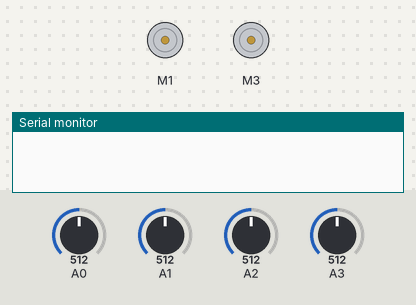
This sketch was run on a simulated Arduino Uno, built with avr-gcc and run on an emulated ATmega328P. On the bench: 2 × DC motor (green arrow = forward, orange = backward, longer = faster), the last lines printed to the serial monitor. Inputs (shaded band) come from the test bench; at power-on: A0 = 512, A1 = 512, A3 = 512, A2 = 512.

Above: at 1.2 s.
1.3 s: A0 set to 685
2.8 s: A0 set to 708
At 3.3 s:
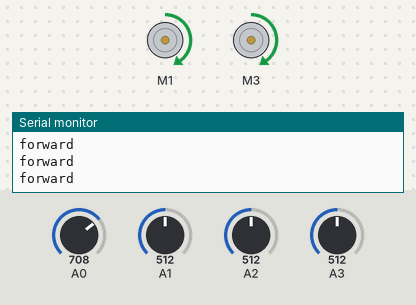
4.3 s: A1 set to 689
5.8 s: A1 set to 708
At 7.0 s:
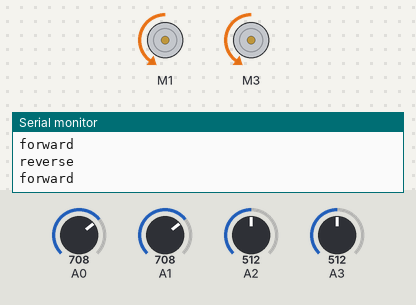
7.3 s: A3 set to 692
10.3 s: A3 set to 708
At 10.9 s:
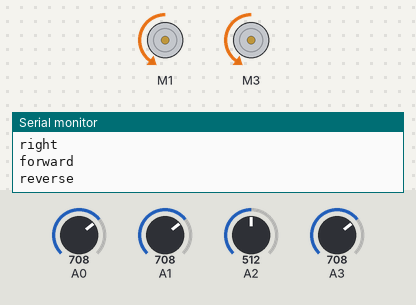
Timing chart, 0 to 13.3 s (numbered marks = the images above; inputs shaded):
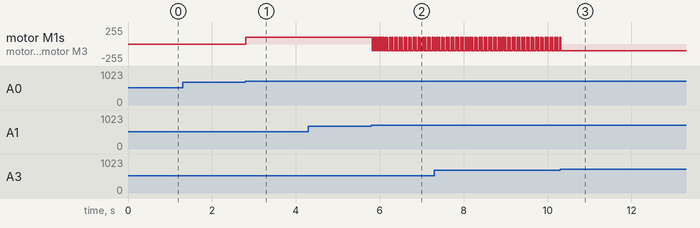

The sketch:

broom.ino
```cpp
// arduino code for the broom robot

// this robot works using Radio Control. Radio waves are used to determine which pin is activated from  the remote control
#include <Wire.h>
#include <Adafruit_MotorShield.h>

// Create the motor shield object with the default I2C address
Adafruit_MotorShield AFMS = Adafruit_MotorShield();
// Or, create it with a different I2C address (say for stacking)
// Adafruit_MotorShield AFMS = Adafruit_MotorShield(0x61);

// Select which 'port' M1, M2, M3 or M4. In this case, M1
Adafruit_DCMotor *myMotor = AFMS.getMotor(1);
// You can also make another motor on port M2
Adafruit_DCMotor *myOtherMotor = AFMS.getMotor(3);


const int threshold = 700;

void setup() {
  Serial.begin(9600);
  AFMS.begin();  // create with the default frequency 1.6KHz

  //initializing motors for wheels of the broom
  myMotor->setSpeed(100); //setting initial speed of left motor
  myOtherMotor->setSpeed(100); //setting initial speed of right motor
  myMotor->run(FORWARD); //testing left motor working
  myOtherMotor->run(FORWARD); //testing right motor working
  myMotor->run(RELEASE); //turning off motor in preparation for commands
  myOtherMotor->run(RELEASE); //turning of motor in preparation for  commands

}


void loop() {

  int forward = analogRead(A0); //assigning value coming from pin A0 to variable forward
  delay(1);        // delay between reads to allow cap to charge
  int reverse = analogRead(A1); //assigning value coming from pin A1 to variable reverse
  delay(1);        // delay between reads to allow cap to charge
  int right = analogRead(A3); //assigning value coming from pin A3 to variable right
  delay(1);        // delay between reads to allow cap to charge
  int left = analogRead(A2); //assigning value coming from pin A2 to variable left
  delay(1);        // delay between reads to allow cap to charge

  /* for debugging and to see what threshold to use

   Serial.print(right);
   Serial.print("\t");
   Serial.print(left);
   Serial.print("\t");
   Serial.print(reverse);
   Serial.print("\t");
   Serial.print(forward);
   Serial.println();

  */


  //this is the standard codes used however depending on which direction the wheels were put in, the forward and backward commands changed
  //this was tested before running performance and calibrated accordingly

  if (right > 700) { //700 is the value given when button pressed - equivelent to HIGH
    Serial.println("right");
    // send appropriate signals to motor
    // shield to turn right
    myMotor->run(BACKWARD); //makes the left motor turn backward
    myOtherMotor->run(FORWARD); //makes the right motor turn forward

  }
  if (left > 700) { //used as a stoping mechanism
    Serial.println("left");
    // shield to stop
    myMotor->run(RELEASE); //makes the left motor stop moving
    myOtherMotor->run(RELEASE); //makes the right motor stop moving
  }
  if (forward > 700) {
    Serial.println("forward");
    // shield to go forward
    myMotor->run(FORWARD); //makes the left motor turn backward
    myOtherMotor->run(FORWARD); //makes the right motor turn backwards
  }
  if (reverse > 700) {
    Serial.println("reverse");
    // shield to go backward
    myMotor->run(BACKWARD); //makes the left motor turn forward
    myOtherMotor->run(BACKWARD); //makes the right motor turn forward
  }
}
```

Measured:
- the behaviour switches between 700 and 701 on A0 (found by bisection; images 0 and 1)
- the behaviour switches between 700 and 701 on A1 (found by bisection; images 1 and 2)
- the behaviour switches between 700 and 701 on A3 (found by bisection; images 2 and 3)
- after the input at 1.3 s, every drawn part: stays the same
- after the input at 2.8 s, motor M1, motor M3: stopped → forward 100/255 at once
- after the input at 5.8 s, motor M1, motor M3: alternates forward 100/255 for 0.03 s and backward 100/255 for 0.03 s, starting at once
- after the input at 10.3 s, motor M1, motor M3: goes on until 10.3 s, then stays backward 100/255
